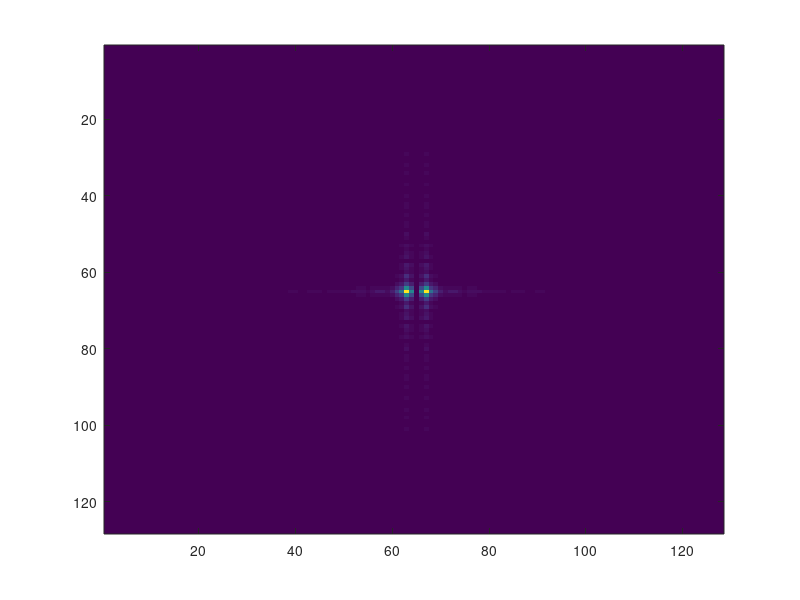

This figure's MATLAB source: (Note: this script raises an error after producing the figure.)
vidHeight = 80; 
vidWidth = 100; 
% These are the wavevectors I want to find
k1 = 0.1;
k2 = 0.6; 
k3 = -0.8;
k4 = 0.7;
generatedOscillation = zeros(vidHeight, vidWidth);
for x = 1:vidWidth
    for y = 1:vidHeight
        % here i add a zero frequency component, which I get rid of by
        % subtracting the average value of the image
        generatedOscillation(y,x) = generatedOscillation(y,x) + 1.2;
          % add one oscillation
          generatedOscillation(y,x) = generatedOscillation(y,x) + sin(k1*x);% + k2*y);
          % add another oscillation
          %generatedOscillation(y,x) = generatedOscillation(y,x) + sin(k3*x + k4*y);
      end
  end
% show resulting image
imagesc(generatedOscillation)
%%

% dft 2d
NFFTY = 2^nextpow2(vidHeight);
NFFTX = 2^nextpow2(vidWidth);
% 'detrend' data to eliminate zero frequency component
av = sum(generatedOscillation(:)) / length(generatedOscillation(:));
generatedOscillation = generatedOscillation - av;
% this section I'm not too sure about, I pretty much copied the example
% from the matlab 1D fft and adapted it slightly for 2D
samplingFreq = 1;
spatialFreqsX = samplingFreq/2*linspace(0,1,NFFTX/2+1);
spatialFreqsY = samplingFreq/2*linspace(0,1,NFFTY/2+1);
spectrum2D = fft2(generatedOscillation, NFFTY,NFFTX);
% shift the 2D spectrum. I'm not entirely sure why, but all the examples
% I've found seem to do it.
spectrum2D = fftshift(spectrum2D);
imagesc(abs(spectrum2D))

%%
tapers = 5
[Out] = mtImageFFT_AA(generatedOscillation,tapers, [], [], []);
%[Out] = mtImageFFT_AA(image,tapers, imDim, freqsOfInterest, padding)

figure
imagesc(abs(Out.spectrum)'); 
shading flat

%%

twoD_FT= fft2(generatedOscillation);
figure

imagesc(abs(fftshift(twoD_FT)))


% 'detrend' data to eliminate zero frequency component
av = sum(generatedOscillation(:)) / length(generatedOscillation(:));
generatedOscillation = generatedOscillation - av;

twoD_FT= fft2(generatedOscillation);
figure

imagesc(abs(fftshift(twoD_FT)))

%%
vidHeight = 80; 
vidWidth = 100; 
% These are the wavevectors I want to find
k1 = 2*pi*0.1;
k2 = 2*pi*0.1; 
k3 = 2*pi*0.2;
k4 = 2*pi*0.2;
k5= 2*pi*0.1;

generatedOscillation = zeros(vidHeight, vidWidth);
for x = 1:vidWidth
    for y = 1:vidHeight
        % here i add a zero frequency component, which I later get rid of by
        % subtracting the average value of the image
        generatedOscillation(y,x) = generatedOscillation(y,x) + 1.2;
          % add one oscillation
          generatedOscillation(y,x) = generatedOscillation(y,x) + sin(k1*x + k2*y);
          % add another oscillation
        % generatedOscillation(y,x) = generatedOscillation(y,x) + sin(k3*x + k4*y);
         %generatedOscillation(y,x) = generatedOscillation(y,x) + sin(k5*x);

      end
  end
% show resulting image
figure
subplot(1,3,1)
imagesc(generatedOscillation)
% dft 2d
NFFTY = 2^nextpow2(vidHeight);
NFFTX = 2^nextpow2(vidWidth);
% 'detrend' data to eliminate zero frequency component
av = sum(generatedOscillation(:)) / length(generatedOscillation(:));
generatedOscillation = generatedOscillation - av;
% Find X and Y frequency spaces, assuming sampling rate of 1
samplingFreq = 1;
spatialFreqsX = samplingFreq/2*linspace(0,1,NFFTX/2+1);
spatialFreqsY = samplingFreq/2*linspace(0,1,NFFTY/2+1);
spectrum2D = fft2(generatedOscillation, NFFTY,NFFTX);
subplot(1,3,2)
contourf(spatialFreqsX, spatialFreqsY, abs(spectrum2D(1:NFFTY/2+1, 1:NFFTX/2+1)))
subplot(1,3,3)
imagesc(samplingFreq/2*linspace(-1,1,NFFTX), samplingFreq/2*linspace(-1,1,NFFTY), abs(fftshift(spectrum2D)))


BW = imregionalmax(abs(fftshift(spectrum2D))');

figure
imagesc(BW)



%%



test = abs(fftshift(spectrum2D)); %perlin2D(200);
BW = imregionalmax(test');
[xs, ys] = ind2sub(size(BW), find(BW==1));
heights = [];
for i = 1:length(xs)
    heights(i) = test(ys(i), xs(i));
end
figure(1);
clf;
surf(test);
hold on;
scatter3(xs, ys, heights, 'rx');





